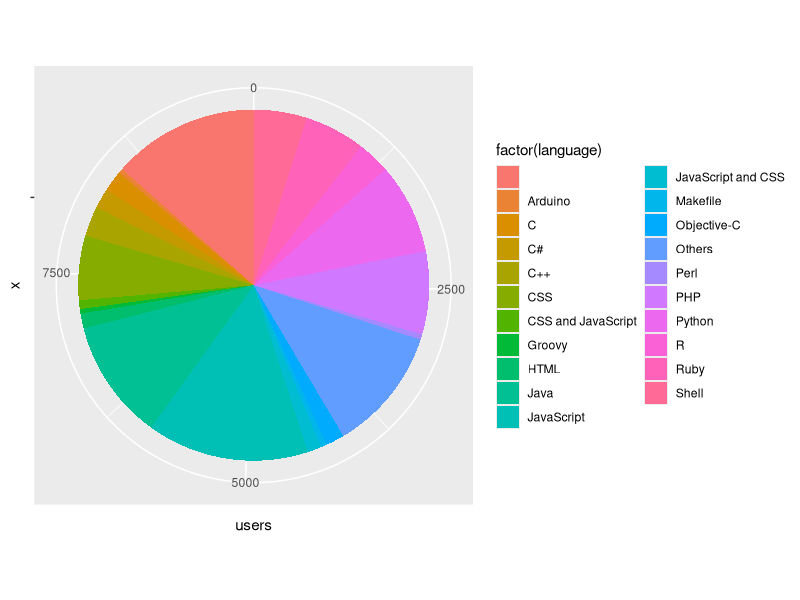
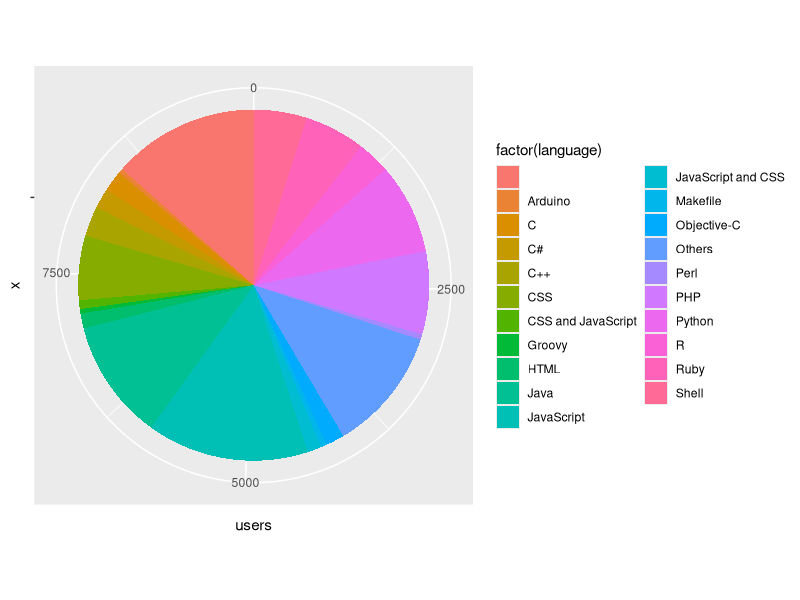

Recreate these plots in R, in order.
library('ggplot2')
github.user.data <- read.csv('aggregated-top-Spain.csv',sep=';')
github.user.data$language <- reorder(github.user.data$language, X=github.user.data$language, FUN= function(x) -length(x))
language.table <- table(github.user.data$language)
language.table.acc <- head(language.table,n=20)
language.table.acc['Others'] = sum(as.vector(tail(language.table,n=-20)))
language.table.df <- data.frame( language=names(language.table.acc),users= as.vector(language.table.acc))
ggplot( data=language.table.df, aes(x="",y=users,fill=factor(language)))+ geom_bar(width=1,stat='identity') + coord_polar(theta='y')
ggsave( 'language-stacked-chart.png')


